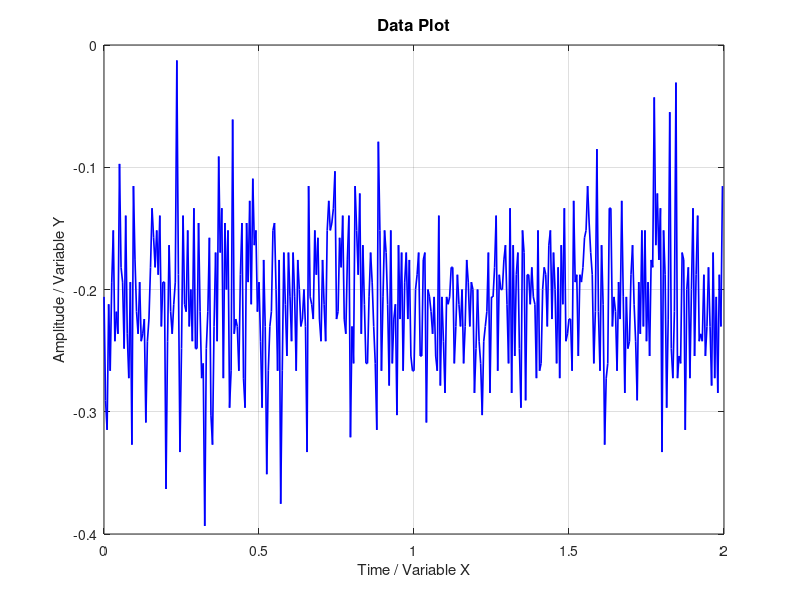

The MATLAB source for this figure:
clear; clc; close all;

data = [
0.000000, -0.206044
0.005000, -0.290659
0.010000, -0.314835
0.015000, -0.212088
0.020000, -0.266483
0.025000, -0.193956
0.030000, -0.151648
0.035000, -0.242308
0.040000, -0.218132
0.045000, -0.236264
0.050000, -0.097253
0.055000, -0.181868
0.060000, -0.193956
0.065000, -0.248352
0.070000, -0.139560
0.075000, -0.236264
0.080000, -0.272527
0.085000, -0.193956
0.090000, -0.326923
0.095000, -0.115385
0.100000, -0.175824
0.105000, -0.218132
0.110000, -0.236264
0.115000, -0.193956
0.120000, -0.242308
0.125000, -0.236264
0.130000, -0.224176
0.135000, -0.308791
0.140000, -0.242308
0.145000, -0.224176
0.150000, -0.181868
0.155000, -0.133516
0.160000, -0.157692
0.165000, -0.181868
0.170000, -0.151648
0.175000, -0.187912
0.180000, -0.139560
0.185000, -0.230220
0.190000, -0.193956
0.195000, -0.193956
0.200000, -0.363187
0.205000, -0.242308
0.210000, -0.163736
0.215000, -0.218132
0.220000, -0.236264
0.225000, -0.212088
0.230000, -0.193956
0.235000, -0.012637
0.240000, -0.187912
0.245000, -0.332967
0.250000, -0.248352
0.255000, -0.139560
0.260000, -0.212088
0.265000, -0.218132
0.270000, -0.151648
0.275000, -0.230220
0.280000, -0.200000
0.285000, -0.242308
0.290000, -0.133516
0.295000, -0.248352
0.300000, -0.248352
0.305000, -0.145604
0.310000, -0.218132
0.315000, -0.272527
0.320000, -0.260439
0.325000, -0.393406
0.330000, -0.248352
0.335000, -0.218132
0.340000, -0.157692
0.345000, -0.302747
0.350000, -0.326923
0.355000, -0.230220
0.360000, -0.169780
0.365000, -0.242308
0.370000, -0.091208
0.375000, -0.169780
0.380000, -0.133516
0.385000, -0.272527
0.390000, -0.145604
0.395000, -0.200000
0.400000, -0.151648
0.405000, -0.296703
0.410000, -0.266483
0.415000, -0.060989
0.420000, -0.236264
0.425000, -0.224176
0.430000, -0.230220
0.435000, -0.266483
0.440000, -0.187912
0.445000, -0.145604
0.450000, -0.272527
0.455000, -0.296703
0.460000, -0.145604
0.465000, -0.193956
0.470000, -0.127472
0.475000, -0.212088
0.480000, -0.109341
0.485000, -0.163736
0.490000, -0.151648
0.495000, -0.218132
0.500000, -0.193956
0.505000, -0.242308
0.510000, -0.296703
0.515000, -0.175824
0.520000, -0.230220
0.525000, -0.351099
0.530000, -0.266483
0.535000, -0.230220
0.540000, -0.218132
0.545000, -0.151648
0.550000, -0.145604
0.555000, -0.200000
0.560000, -0.266483
0.565000, -0.175824
0.570000, -0.375275
0.575000, -0.266483
0.580000, -0.169780
0.585000, -0.212088
0.590000, -0.254395
0.595000, -0.169780
0.600000, -0.206044
0.605000, -0.242308
0.610000, -0.169780
0.615000, -0.206044
0.620000, -0.266483
0.625000, -0.175824
0.630000, -0.200000
0.635000, -0.230220
0.640000, -0.224176
0.645000, -0.200000
0.650000, -0.230220
0.655000, -0.332967
0.660000, -0.115385
0.665000, -0.206044
0.670000, -0.212088
0.675000, -0.224176
0.680000, -0.151648
0.685000, -0.187912
0.690000, -0.157692
0.695000, -0.224176
0.700000, -0.242308
0.705000, -0.175824
0.710000, -0.212088
0.715000, -0.242308
0.720000, -0.151648
0.725000, -0.127472
0.730000, -0.151648
0.735000, -0.145604
0.740000, -0.133516
0.745000, -0.103297
0.750000, -0.224176
0.755000, -0.218132
0.760000, -0.157692
0.765000, -0.181868
0.770000, -0.139560
0.775000, -0.224176
0.780000, -0.236264
0.785000, -0.175824
0.790000, -0.139560
0.795000, -0.320879
0.800000, -0.230220
0.805000, -0.260439
0.810000, -0.115385
0.815000, -0.151648
0.820000, -0.187912
0.825000, -0.121428
0.830000, -0.236264
0.835000, -0.163736
0.840000, -0.212088
0.845000, -0.260439
0.850000, -0.260439
0.855000, -0.206044
0.860000, -0.169780
0.865000, -0.193956
0.870000, -0.230220
0.875000, -0.260439
0.880000, -0.314835
0.885000, -0.079121
0.890000, -0.151648
0.895000, -0.266483
0.900000, -0.206044
0.905000, -0.151648
0.910000, -0.169780
0.915000, -0.212088
0.920000, -0.278571
0.925000, -0.151648
0.930000, -0.260439
0.935000, -0.224176
0.940000, -0.212088
0.945000, -0.302747
0.950000, -0.163736
0.955000, -0.224176
0.960000, -0.169780
0.965000, -0.266483
0.970000, -0.193956
0.975000, -0.169780
0.980000, -0.224176
0.985000, -0.175824
0.990000, -0.254395
0.995000, -0.266483
1.000000, -0.266483
1.005000, -0.200000
1.010000, -0.187912
1.015000, -0.169780
1.020000, -0.254395
1.025000, -0.254395
1.030000, -0.175824
1.035000, -0.169780
1.040000, -0.308791
1.045000, -0.200000
1.050000, -0.206044
1.055000, -0.218132
1.060000, -0.236264
1.065000, -0.206044
1.070000, -0.254395
1.075000, -0.266483
1.080000, -0.139560
1.085000, -0.278571
1.090000, -0.206044
1.095000, -0.242308
1.100000, -0.284616
1.105000, -0.206044
1.110000, -0.212088
1.115000, -0.206044
1.120000, -0.181868
1.125000, -0.181868
1.130000, -0.260439
1.135000, -0.230220
1.140000, -0.187912
1.145000, -0.212088
1.150000, -0.230220
1.155000, -0.200000
1.160000, -0.260439
1.165000, -0.230220
1.170000, -0.175824
1.175000, -0.193956
1.180000, -0.230220
1.185000, -0.193956
1.190000, -0.200000
1.195000, -0.284616
1.200000, -0.248352
1.205000, -0.200000
1.210000, -0.242308
1.215000, -0.260439
1.220000, -0.302747
1.225000, -0.242308
1.230000, -0.230220
1.235000, -0.218132
1.240000, -0.169780
1.245000, -0.284616
1.250000, -0.206044
1.255000, -0.206044
1.260000, -0.181868
1.265000, -0.139560
1.270000, -0.266483
1.275000, -0.187912
1.280000, -0.200000
1.285000, -0.200000
1.290000, -0.175824
1.295000, -0.163736
1.300000, -0.212088
1.305000, -0.260439
1.310000, -0.133516
1.315000, -0.284616
1.320000, -0.163736
1.325000, -0.254395
1.330000, -0.187912
1.335000, -0.169780
1.340000, -0.248352
1.345000, -0.296703
1.350000, -0.151648
1.355000, -0.169780
1.360000, -0.290659
1.365000, -0.187912
1.370000, -0.187912
1.375000, -0.212088
1.380000, -0.181868
1.385000, -0.206044
1.390000, -0.212088
1.395000, -0.272527
1.400000, -0.151648
1.405000, -0.266483
1.410000, -0.260439
1.415000, -0.200000
1.420000, -0.181868
1.425000, -0.187912
1.430000, -0.230220
1.435000, -0.163736
1.440000, -0.151648
1.445000, -0.224176
1.450000, -0.169780
1.455000, -0.200000
1.460000, -0.260439
1.465000, -0.181868
1.470000, -0.272527
1.475000, -0.163736
1.480000, -0.212088
1.485000, -0.133516
1.490000, -0.242308
1.495000, -0.236264
1.500000, -0.224176
1.505000, -0.224176
1.510000, -0.266483
1.515000, -0.127472
1.520000, -0.193956
1.525000, -0.187912
1.530000, -0.254395
1.535000, -0.187912
1.540000, -0.193956
1.545000, -0.181868
1.550000, -0.157692
1.555000, -0.151648
1.560000, -0.115385
1.565000, -0.145604
1.570000, -0.169780
1.575000, -0.187912
1.580000, -0.260439
1.585000, -0.218132
1.590000, -0.085165
1.595000, -0.218132
1.600000, -0.266483
1.605000, -0.163736
1.610000, -0.212088
1.615000, -0.326923
1.620000, -0.272527
1.625000, -0.260439
1.630000, -0.133516
1.635000, -0.133516
1.640000, -0.230220
1.645000, -0.206044
1.650000, -0.218132
1.655000, -0.266483
1.660000, -0.193956
1.665000, -0.224176
1.670000, -0.127472
1.675000, -0.206044
1.680000, -0.284616
1.685000, -0.206044
1.690000, -0.248352
1.695000, -0.242308
1.700000, -0.187912
1.705000, -0.163736
1.710000, -0.212088
1.715000, -0.242308
1.720000, -0.290659
1.725000, -0.193956
1.730000, -0.236264
1.735000, -0.151648
1.740000, -0.230220
1.745000, -0.151648
1.750000, -0.242308
1.755000, -0.193956
1.760000, -0.254395
1.765000, -0.175824
1.770000, -0.181868
1.775000, -0.042857
1.780000, -0.163736
1.785000, -0.121428
1.790000, -0.175824
1.795000, -0.133516
1.800000, -0.332967
1.805000, -0.151648
1.810000, -0.187912
1.815000, -0.296703
1.820000, -0.224176
1.825000, -0.054945
1.830000, -0.248352
1.835000, -0.272527
1.840000, -0.218132
1.845000, -0.030769
1.850000, -0.272527
1.855000, -0.254395
1.860000, -0.260439
1.865000, -0.169780
1.870000, -0.175824
1.875000, -0.314835
1.880000, -0.200000
1.885000, -0.181868
1.890000, -0.272527
1.895000, -0.200000
1.900000, -0.133516
1.905000, -0.254395
1.910000, -0.187912
1.915000, -0.139560
1.920000, -0.242308
1.925000, -0.236264
1.930000, -0.242308
1.935000, -0.187912
1.940000, -0.254395
1.945000, -0.230220
1.950000, -0.181868
1.955000, -0.230220
1.960000, -0.278571
1.965000, -0.169780
1.970000, -0.272527
1.975000, -0.206044
1.980000, -0.284616
1.985000, -0.187912
1.990000, -0.230220
1.995000, -0.115385
];

% Extract columns
x = data(:, 1);
y = data(:, 2);

% Plot
figure('Color', 'w');
plot(x, y, 'b-', 'LineWidth', 1.2);
grid on;
box on;
xlabel('Time / Variable X', 'FontSize', 11);
ylabel('Amplitude / Variable Y', 'FontSize', 11);
title('Data Plot', 'FontSize', 12, 'FontWeight', 'bold');
